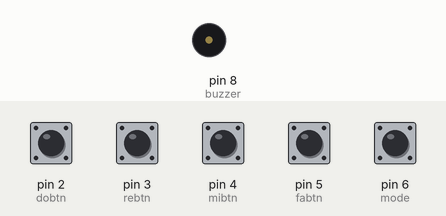
Bench run of a sketch on a simulated Arduino Uno, built with avr-gcc and run on an emulated ATmega328P. Shown: buzzer (waves = sounding). The inputs (shaded band) are chosen by the test bench; at power-on: pin 2 (dobtn), pin 3 (rebtn), pin 4 (mibtn), pin 5 (fabtn), pin 6 (mode) HIGH.

Above: at 1.2 s.
1.3 s: pin 2 (dobtn) pulled LOW for 0.15 s
At 1.37 s:
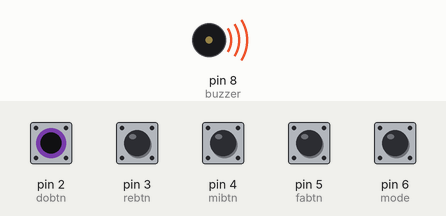
Timing chart, 0 to 4.3 s (numbered marks = the images above; inputs shaded):
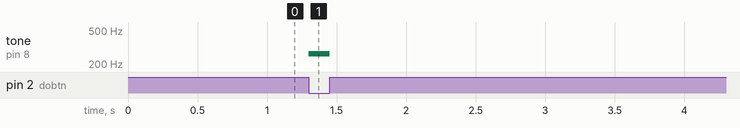

The sketch:

digital_piano.ino
```cpp
/*
 * Author      : Ritu Raj
 * Date        : 2 July 2026
 */

const int mode = 6;
bool major = true;
bool prev = HIGH;

const int buzzer = 8;
const int dobtn = 2;
const int rebtn = 3;
const int mibtn = 4;
const int fabtn = 5;

void setup() {
  pinMode(dobtn, INPUT_PULLUP);
  pinMode(rebtn, INPUT_PULLUP);
  pinMode(mibtn, INPUT_PULLUP);
  pinMode(fabtn, INPUT_PULLUP);
  pinMode(mode, INPUT_PULLUP);}

void loop() {
  bool current = digitalRead(mode);
  if(prev==HIGH && current==LOW){
    major=!major;
    delay(200);}

  prev=current;

  bool d=digitalRead(dobtn)==LOW;
  bool r=digitalRead(rebtn)==LOW;
  bool m=digitalRead(mibtn)==LOW;
  bool f=digitalRead(fabtn)==LOW;

  int pressed=d+r+m+f;

  if(pressed>=2){
    tone(buzzer,392);}

  else if(d){
    tone(buzzer,262);}

  else if(r){
    tone(buzzer,294);}

  else if(m){
    if(major)
      tone(buzzer,330);
    else
      tone(buzzer,311);}

  else if(f){
    if(major)
      tone(buzzer,349);
    else
      tone(buzzer,330);}

  else{
      noTone(buzzer);}}
```

Measured:
- after the input at 1.3 s, tone on pin 8 (buzzer): silent → 262 Hz at once, → silent 0.15 s later
